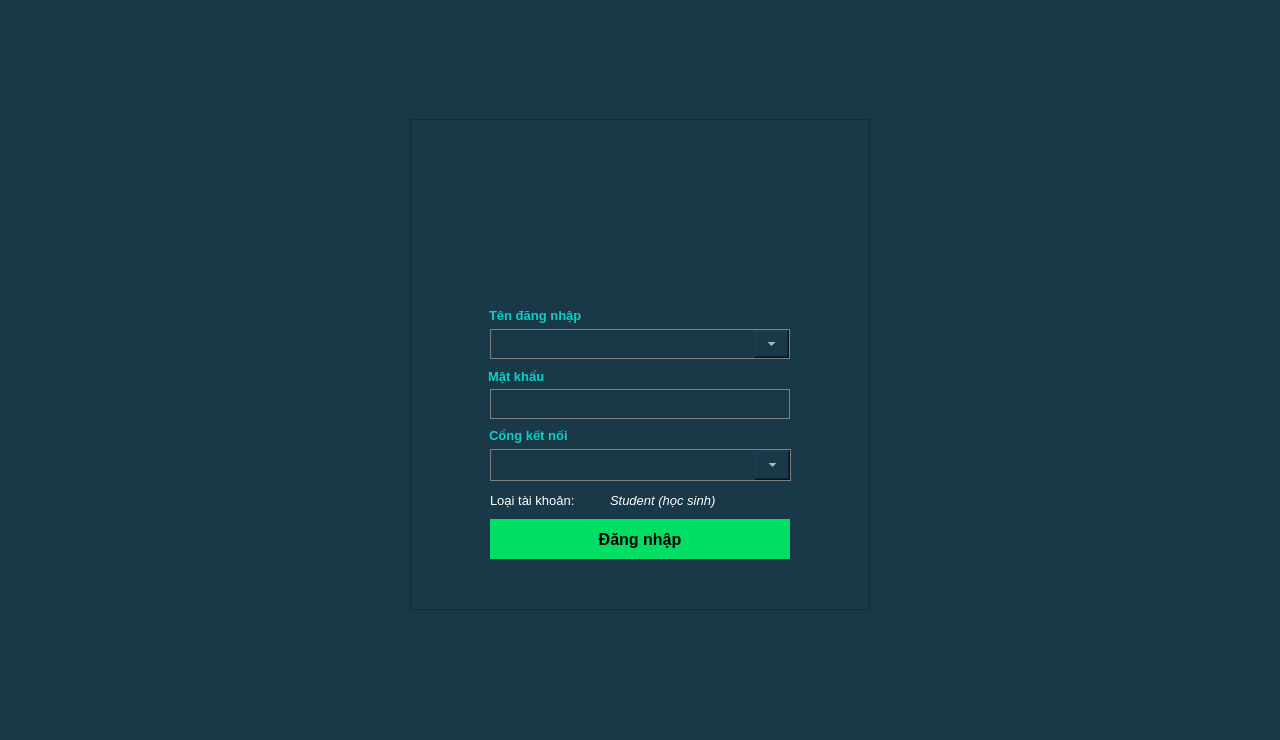
<?xml version="1.0" encoding="UTF-8"?>
<ui version="4.0">
 <class>VFormLogin</class>
 <widget class="QWidget" name="VFormLogin">
  <property name="windowModality">
   <enum>Qt::WindowModal</enum>
  </property>
  <property name="geometry">
   <rect>
    <x>0</x>
    <y>0</y>
    <width>1280</width>
    <height>740</height>
   </rect>
  </property>
  <property name="windowTitle">
   <string>STEMe-Đăng nhập</string>
  </property>
  <property name="windowIcon">
   <iconset resource="../image.qrc">
    <normaloff>:/image/Steme_icon.jpg</normaloff>:/image/Steme_icon.jpg</iconset>
  </property>
  <property name="styleSheet">
   <string notr="true">background-color: #132635;
background-color: #193848;
</string>
  </property>
  <widget class="QFrame" name="frame">
   <property name="geometry">
    <rect>
     <x>410</x>
     <y>119</y>
     <width>460</width>
     <height>491</height>
    </rect>
   </property>
   <property name="styleSheet">
    <string notr="true">background-color: #193848;
color: rgb(255, 255, 255);</string>
   </property>
   <property name="frameShape">
    <enum>QFrame::StyledPanel</enum>
   </property>
   <property name="frameShadow">
    <enum>QFrame::Raised</enum>
   </property>
   <widget class="QPushButton" name="pushButton_Login">
    <property name="geometry">
     <rect>
      <x>80</x>
      <y>400</y>
      <width>300</width>
      <height>40</height>
     </rect>
    </property>
    <property name="font">
     <font>
      <pointsize>12</pointsize>
      <bold>true</bold>
     </font>
    </property>
    <property name="autoFillBackground">
     <bool>false</bool>
    </property>
    <property name="styleSheet">
     <string notr="true">QPushButton{
border: none;
background-color: rgb(0, 222, 99);
	color: rgb(0, 0, 0);
}</string>
    </property>
    <property name="text">
     <string>Đăng nhập</string>
    </property>
    <property name="iconSize">
     <size>
      <width>100</width>
      <height>20</height>
     </size>
    </property>
    <property name="shortcut">
     <string>Enter</string>
    </property>
    <property name="checkable">
     <bool>false</bool>
    </property>
    <property name="checked">
     <bool>false</bool>
    </property>
    <property name="autoDefault">
     <bool>true</bool>
    </property>
    <property name="default">
     <bool>false</bool>
    </property>
   </widget>
   <widget class="QLabel" name="label_2">
    <property name="geometry">
     <rect>
      <x>78</x>
      <y>246</y>
      <width>111</width>
      <height>22</height>
     </rect>
    </property>
    <property name="font">
     <font>
      <pointsize>10</pointsize>
      <bold>true</bold>
     </font>
    </property>
    <property name="styleSheet">
     <string notr="true">color: rgb(13, 207, 200);</string>
    </property>
    <property name="text">
     <string>Mật khẩu</string>
    </property>
   </widget>
   <widget class="QLineEdit" name="lineEdit_Password">
    <property name="geometry">
     <rect>
      <x>80</x>
      <y>270</y>
      <width>300</width>
      <height>30</height>
     </rect>
    </property>
    <property name="font">
     <font>
      <pointsize>12</pointsize>
      <bold>false</bold>
     </font>
    </property>
    <property name="acceptDrops">
     <bool>true</bool>
    </property>
    <property name="autoFillBackground">
     <bool>false</bool>
    </property>
    <property name="styleSheet">
     <string notr="true">QLineEdit {
    border: 1px solid gray;
	color: rgb(255, 255, 255);
}</string>
    </property>
    <property name="text">
     <string extracomment="Mật khẩu"/>
    </property>
    <property name="frame">
     <bool>true</bool>
    </property>
    <property name="echoMode">
     <enum>QLineEdit::Password</enum>
    </property>
   </widget>
   <widget class="QLabel" name="label_3">
    <property name="geometry">
     <rect>
      <x>80</x>
      <y>370</y>
      <width>111</width>
      <height>22</height>
     </rect>
    </property>
    <property name="font">
     <font>
      <pointsize>10</pointsize>
      <italic>false</italic>
      <bold>false</bold>
     </font>
    </property>
    <property name="styleSheet">
     <string notr="true">color: rgb(255, 255, 255);</string>
    </property>
    <property name="text">
     <string>Loại tài khoản:</string>
    </property>
   </widget>
   <widget class="QLabel" name="label_accountType">
    <property name="geometry">
     <rect>
      <x>200</x>
      <y>370</y>
      <width>171</width>
      <height>22</height>
     </rect>
    </property>
    <property name="font">
     <font>
      <pointsize>10</pointsize>
      <italic>true</italic>
      <bold>false</bold>
     </font>
    </property>
    <property name="styleSheet">
     <string notr="true">color: rgb(255,255, 255);</string>
    </property>
    <property name="text">
     <string>Student (học sinh)</string>
    </property>
   </widget>
   <widget class="QFrame" name="frame_2">
    <property name="geometry">
     <rect>
      <x>50</x>
      <y>170</y>
      <width>361</width>
      <height>80</height>
     </rect>
    </property>
    <property name="styleSheet">
     <string notr="true">background-color: #193848;</string>
    </property>
    <property name="frameShape">
     <enum>QFrame::NoFrame</enum>
    </property>
    <property name="frameShadow">
     <enum>QFrame::Raised</enum>
    </property>
    <widget class="QLabel" name="label">
     <property name="geometry">
      <rect>
       <x>29</x>
       <y>15</y>
       <width>161</width>
       <height>22</height>
      </rect>
     </property>
     <property name="font">
      <font>
       <pointsize>10</pointsize>
       <bold>true</bold>
      </font>
     </property>
     <property name="styleSheet">
      <string notr="true">color: rgb(13, 207, 200);</string>
     </property>
     <property name="text">
      <string>Tên đăng nhập</string>
     </property>
    </widget>
    <widget class="QComboBox" name="comboBox_Account">
     <property name="enabled">
      <bool>true</bool>
     </property>
     <property name="geometry">
      <rect>
       <x>30</x>
       <y>40</y>
       <width>300</width>
       <height>30</height>
      </rect>
     </property>
     <property name="font">
      <font>
       <pointsize>12</pointsize>
       <bold>true</bold>
       <kerning>true</kerning>
      </font>
     </property>
     <property name="styleSheet">
      <string notr="true">QComboBox {
    border: 1px solid gray;
	color: rgb(255, 255, 255);
}
QComboBox::drop-down {
    width:35px;
}
</string>
     </property>
     <property name="frame">
      <bool>true</bool>
     </property>
    </widget>
   </widget>
   <widget class="QLabel" name="label_4">
    <property name="geometry">
     <rect>
      <x>79</x>
      <y>305</y>
      <width>161</width>
      <height>22</height>
     </rect>
    </property>
    <property name="font">
     <font>
      <pointsize>10</pointsize>
      <bold>true</bold>
     </font>
    </property>
    <property name="styleSheet">
     <string notr="true">color: rgb(13, 207, 200);</string>
    </property>
    <property name="text">
     <string>Cổng kết nối</string>
    </property>
   </widget>
   <widget class="QComboBox" name="comboBox_Port">
    <property name="geometry">
     <rect>
      <x>80</x>
      <y>330</y>
      <width>301</width>
      <height>32</height>
     </rect>
    </property>
    <property name="font">
     <font>
      <pointsize>10</pointsize>
      <italic>true</italic>
      <bold>true</bold>
     </font>
    </property>
    <property name="styleSheet">
     <string notr="true">QComboBox {
    border: 1px solid gray;
	color: rgb(255, 255, 255);
}
QComboBox::drop-down {
    width:35px;
}</string>
    </property>
   </widget>
  </widget>
  <widget class="QGraphicsView" name="graphicsView">
   <property name="geometry">
    <rect>
     <x>488</x>
     <y>140</y>
     <width>300</width>
     <height>150</height>
    </rect>
   </property>
   <property name="styleSheet">
    <string notr="true">background-image: url(:/image/LogginLogoBig.png);</string>
   </property>
   <property name="frameShape">
    <enum>QFrame::NoFrame</enum>
   </property>
  </widget>
 </widget>
 <tabstops>
  <tabstop>comboBox_Account</tabstop>
  <tabstop>lineEdit_Password</tabstop>
  <tabstop>pushButton_Login</tabstop>
  <tabstop>graphicsView</tabstop>
 </tabstops>
 <resources>
  <include location="../image.qrc"/>
 </resources>
 <connections/>
</ui>
